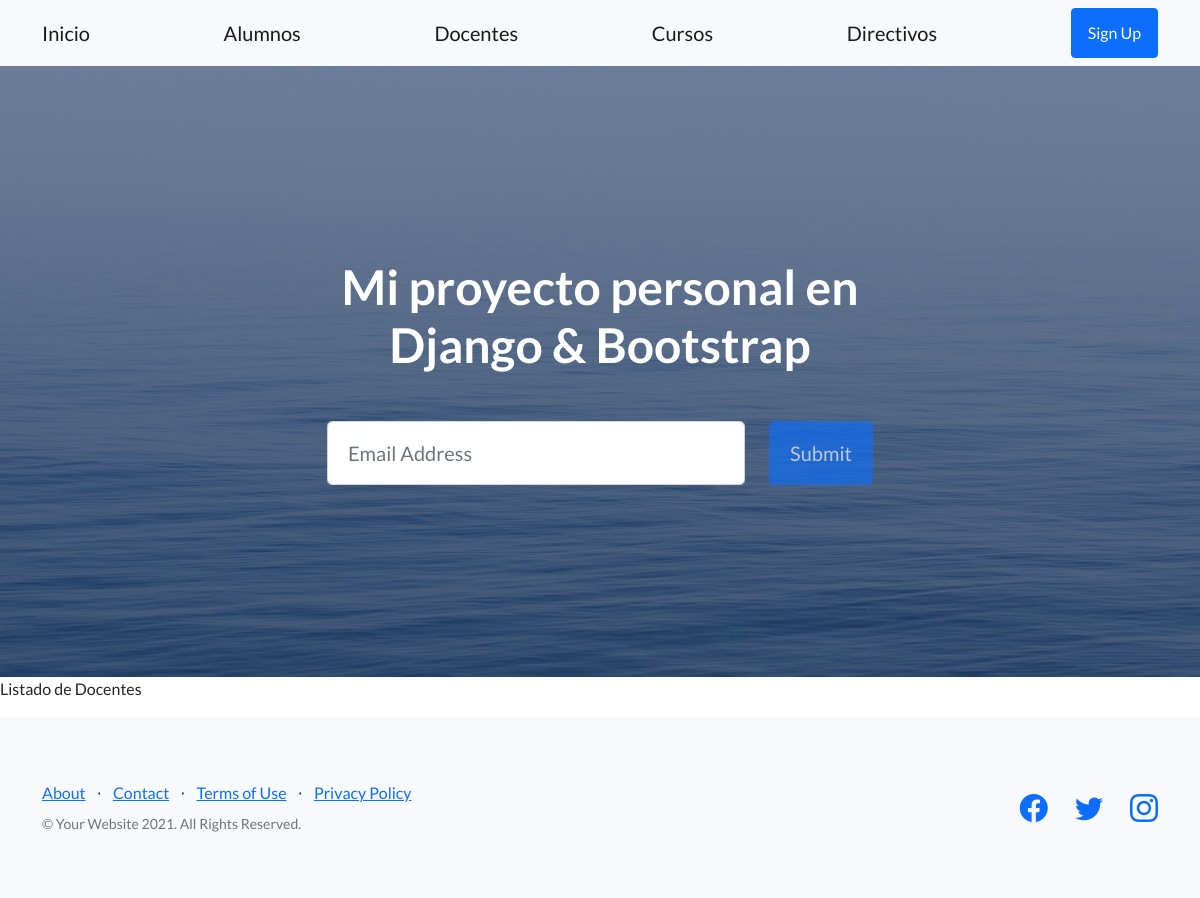
The app's page /AppCoder/docentes, older data.
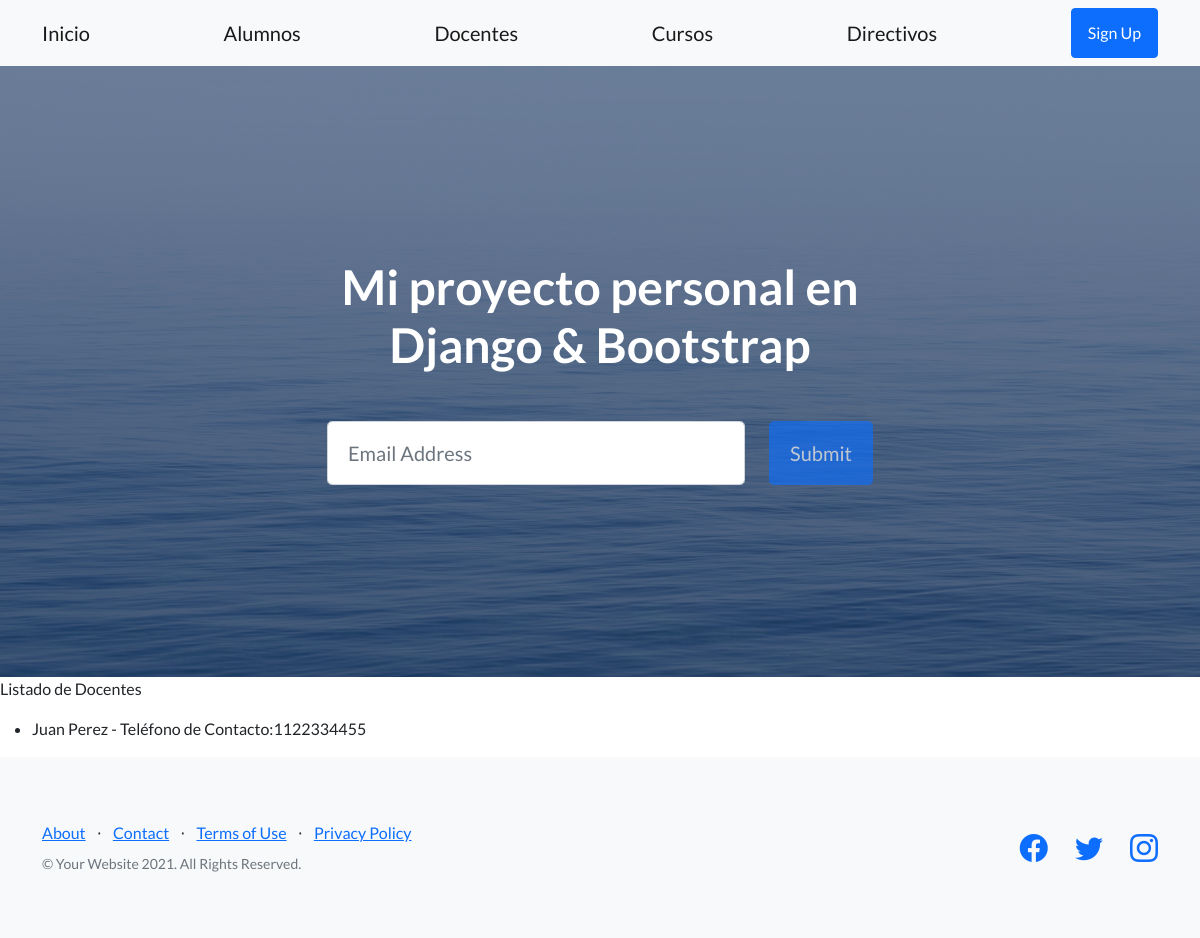
The same page, newer data.
### AppCoder/models.py (models this page shows)
class Docentes(models.Model):
    nombre = models.CharField("nombre", max_length=50)
    apellido = models.CharField("apellido", max_length=50)
    telefono_contacto = models.IntegerField()

### AppCoder/views.py (the view)
# urls.py: path("docentes", docentes, name="docentes"),
def docentes(request):
    listaDeDocentes = Docentes.objects.all()
    return render(request, "Docentes.html", {"lista": listaDeDocentes})

### Proyecto/Templates/Docentes.html
{% extends 'Padre.html' %}
{% load static %}
{% block contenidoQueCambia %}
<p>Listado de Docentes</p>
<ul>
    {% for docente in lista %}
        <li>
        {{docente.nombre}} {{docente.apellido}} -
        Teléfono de Contacto:{{docente.telefono_contacto}}
        </li>
    {% endfor %}
</ul>
{% endblock contenidoQueCambia %}

Row changes from the older to the newer data that the page shows:
added Docentes: nombre "Juan", apellido "Perez", telefono_contacto "1122334455"
